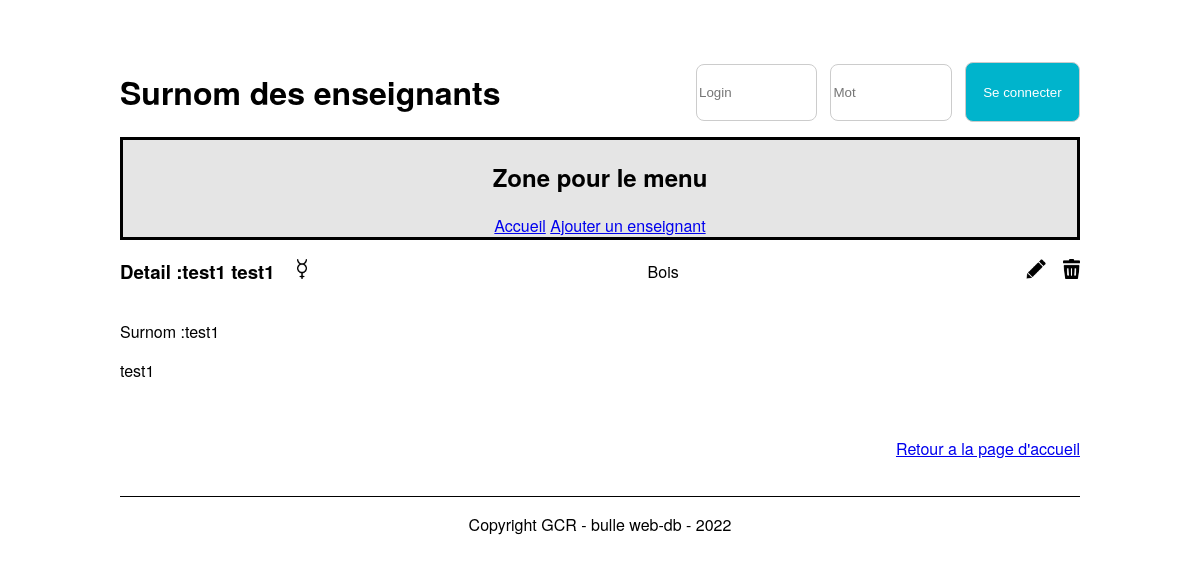
Screenshot of /detailTeacher.php?idTeacher=47 (signed in) with the database file from the repository.
### tables this page shows
CREATE TABLE `t_teacher` (
  `idTeacher` int NOT NULL,
  `teaFirstname` varchar(50) NOT NULL,
  `teaName` varchar(50) NOT NULL,
  `teaGender` char(1) NOT NULL,
  `teaNickname` varchar(50) NOT NULL,
  `teaOrigine` text NOT NULL,
  `teaPhoto` varchar(75) NOT NULL,
  `fkSection` int NOT NULL

);

CREATE TABLE `t_section` (
  `idSection` int NOT NULL,
  `secName` varchar(20) NOT NULL
);

### src/Database.php (called while the page is built, shortened)
<?php
class Database
{
    private $connector;
    public function __construct()
    {
        try {
            $this->connector = new PDO('mysql:host=localhost:6033;dbname=P_Appro2;charset=utf8', 'root', 'root');
        } catch (PDOException $e) {
            die('Erreur : ' . $e->getMessage());
        }
    }
    private function queryPrepareExecute($query, $binds)
    {
        $req = $this->connector->prepare($query);
        foreach ($binds as $bind => $value) {
            $req->bindValue($bind, $value);
        };
        $req->execute();
        return $req;
    }
    private function formatData($req)
    {
        return $req->fetchALL(PDO::FETCH_ASSOC);
    }
    public function getOneTeacher($id)
    {
        $query = "SELECT * FROM t_teacher, t_section WHERE idTeacher = :id AND fkSection = idSection";
        $bind = array('id' => $id);
        $req = $this->queryPrepareExecute($query, $bind);
        $Oneteacher = $this->formatData($req);
        return $Oneteacher[0];
    }
}

### src/detailTeacher.php (the view, shortened to what this page needs)
<?php
include("Database.php");
$db = new Database();
$OneTeacher = $db->getOneTeacher($_GET["idTeacher"]);
?>
<!DOCTYPE html>
<html lang="fr">
<head>
    <link href="./css/style.css" rel="stylesheet">
</head>
<body>
    <header>
        <div class="container-header">
            <div class="titre-header">
                <h1><?php echo gettext("Surnom des enseignants"); ?></h1>
            </div>
            <div class="login-container">
                <form action="#" method="post">
                    <input type="text" name="user" id="user" placeholder="Login">
                    <input type="password" name="password" id="password" placeholder=<?php echo gettext("Mot de passe"); ?>>
                    <button type="submit" class="btn btn-login"><?php echo gettext("Se connecter"); ?></button>
                </form>
            </div>
        </div>
        <nav>
            <h2><?php echo gettext("Zone pour le menu"); ?></h2>
            <?php if ($_SESSION['userConnected'] >= 1) {
            ?>
                <a href="index.php"><?php echo gettext("Accueil"); ?></a>
                <?php if ($_SESSION['userConnected'] == 2) {
                ?>
                    <a href="addTeacher.php"><?php echo gettext("Ajouter un enseignant"); ?></a>
                <?php } ?>
        </nav>
    <?php } ?>
    </header>
    <div class="container">
        <div class="user-head">
            <h3><?php echo gettext("Detail :"); ?><?php
                            echo $OneTeacher["teaName"] . " " . $OneTeacher["teaFirstname"] ?>
                <?php
                if ($OneTeacher["teaGender"] == "M") {
                    echo '<img style="margin-left: 1vw;" height="20em" src="./img/male.png" alt="male symbole">';
                } else if ($OneTeacher["teaGender"] == "F") {
                    echo '<img style="margin-left: 1vw;" height="20em" src="./img/femelle.png" alt="male symbole">';
                } else if ($OneTeacher["teaGender"] == "A") {
                    echo '<img style="margin-left: 1vw;" height="20em" src="./img/autre.png" alt="male symbole">';
                }
                ?>
            </h3>
            <p>
                <?php echo $OneTeacher["secName"] ?>
            </p>
            <div class="actions">
                <?php if ($_SESSION['userConnected'] == 2) { ?>
                    <a href="#">
                        <img height="20em" src="./img/edit.png" alt="edit icon"></a>
                    <a href="javascript:confirmDelete()">
                        <img height="20em" src="./img/delete.png" alt="delete icon"> </a>
                <?php } ?>
            </div>
        </div>
        <div class="user-body">
            <div class="left">
                <p><?php echo gettext("Surnom :"); echo $OneTeacher["teaNickname"]  ?></p>
                <p> <?php echo $OneTeacher["teaOrigine"]  ?></p>
            </div>
            <div>
            </div>
        </div>
        <div class="user-footer">
            <a href="index.html"><p><?php echo gettext("Retour a la page d'accueil")?></a>
        </div>
    </div>
    <footer>
        <p>Copyright GCR - bulle web-db - 2022</p>
    </footer>
</body>
</html>

### src/css/style.css (style rules this page uses)
body { font-family: "Helvetica Neue", Helvetica, Arial, sans-serif; margin: auto; width: 80%; }
nav { border: black solid 3px; background-color: #e5e5e5; text-align: center; }
.container { height: 50%; }
footer { border-top: black solid 1px; text-align: center; margin-top: 3vw; }
.containerOptions a, .user-head a { text-decoration: none; height: 100%; margin-left: 1vw; }
.user-head { width: 100%; display: flex; flex-direction: row; justify-content: space-between; align-items: center; }
.user-footer { text-align: right; }
.left, .rigth { display: inline-block; }
.left { width: 70%; }
.container-header { display: flex; justify-content: center; align-items: center; padding-top: 5%; }
.titre-header { width: 60%; height: 100%; }
.login-container { width: 40%; height: 100%; display: flex; justify-content: end; align-items: center; }
.login-container form { display: flex; justify-content: space-between; }
.login-container input, .login-container .btn-login { width: 30%; display: inline-block; border: 1px solid #ccc; border-radius: 8px; }
.login-container input { height: 4em; margin-bottom: auto; margin-top: auto; }
.btn-login { background-color: #00b4cc; }
.btn { text-align: center; color: white; width: 100%; border: none; cursor: pointer; height: 4.5em; border-radius: 8px; }

### rows the page displays
t_teacher: teaName "test1", teaFirstname "test1", fkSection.secName "Bois", teaNickname "test1", teaOrigine "test1"

### other values shown
gettext("Surnom des enseignants") "Surnom des enseignants"
gettext("Se connecter") "Se connecter"
gettext("Zone pour le menu") "Zone pour le menu"
gettext("Accueil") "Accueil"
gettext("Ajouter un enseignant") "Ajouter un enseignant"
gettext("Detail :") "Detail :"
gettext("Surnom :") "Surnom :"
gettext("Retour a la page d'accueil") "Retour a la page d'accueil"
